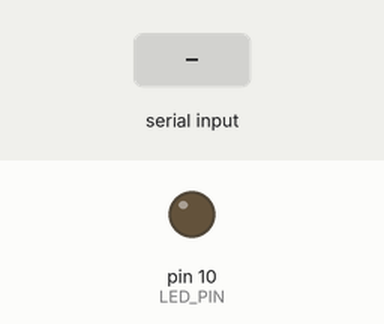
Bench run of a sketch on a simulated Arduino Uno, built with avr-gcc and run on an emulated ATmega328P. Shown: output pins drawn as LEDs (lit = HIGH). The inputs (shaded band) are chosen by the test bench.

Above: at 1.2 s.
1.3 s: "ON\n" received over Serial
At 2.4 s:
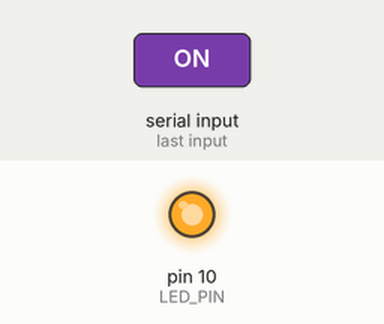
2.8 s: "OFF\n" received over Serial
At 3.6 s:
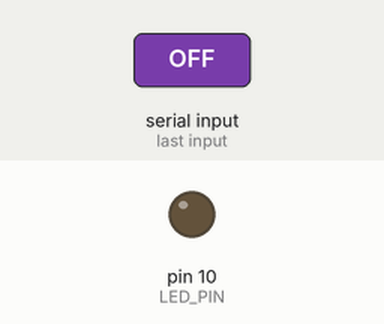
Timing chart, 0 to 5.8 s (numbered marks = the images above; inputs shaded):
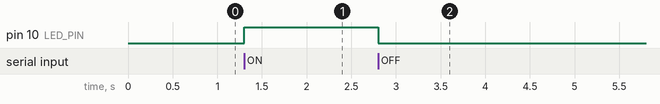

Measured:
- after the input at 1.3 s, pin 10 (LED_PIN): LOW → HIGH at once
- after the input at 2.8 s, pin 10 (LED_PIN): HIGH → LOW at once

The sketch:

LED.ino
```cpp
/*
Toggle a LED by sending a string through a serial connection.

If the sent string is "ON\n", then toggle on a LED on pin 10.
If the sent string is "OFF\n", then toggle off the LED.
*/

#define LED_PIN 10

String s;

void setup() {
  Serial.begin(9600);
  pinMode(LED_PIN, OUTPUT);

  digitalWrite(LED_PIN, LOW);
}

void loop() {
  if (Serial.available()) {
    s = Serial.readStringUntil('\n');
  }

  if (s == "ON") digitalWrite(10, HIGH);
  else if (s == "OFF") digitalWrite(LED_PIN, LOW);
}
```
